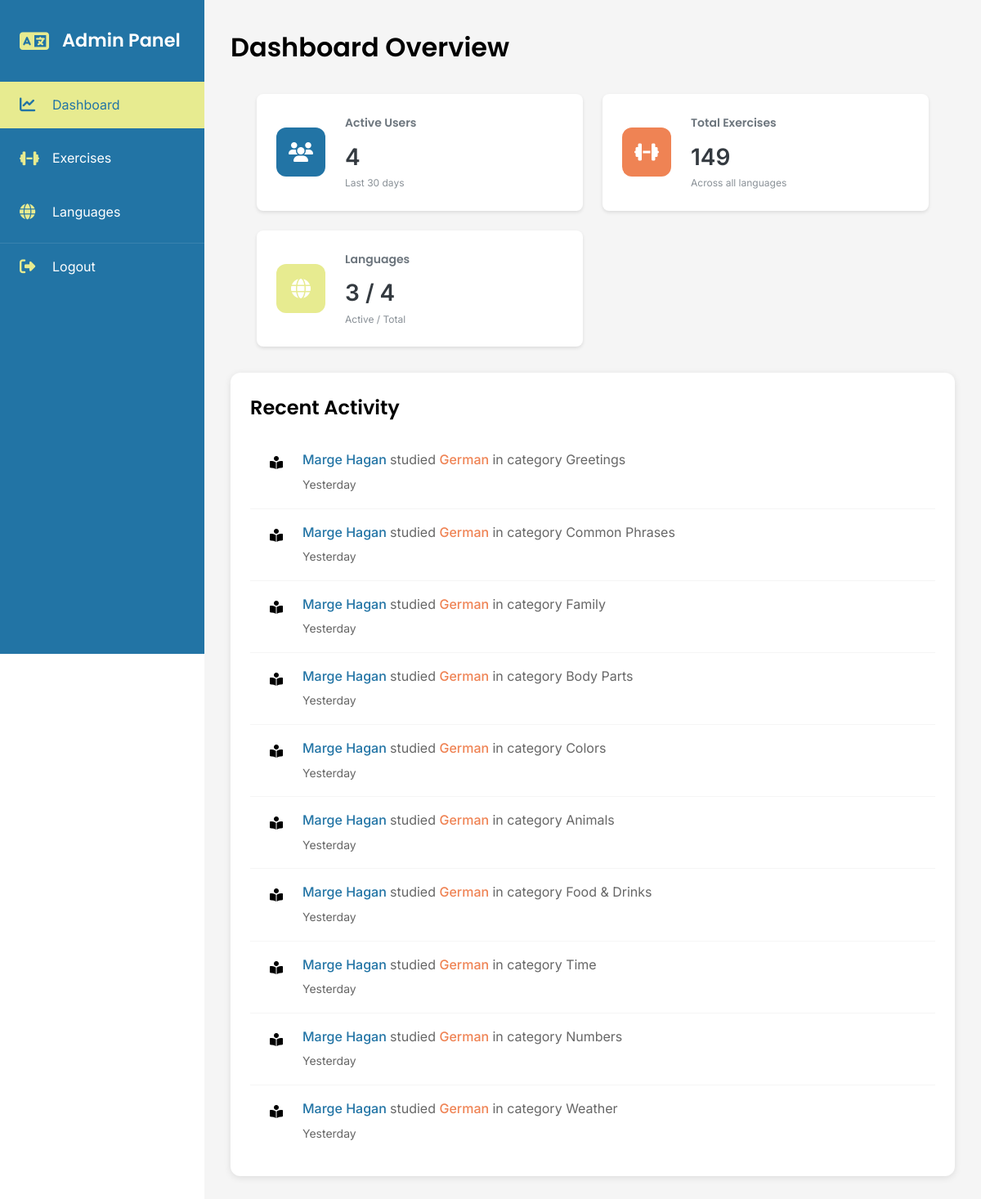
/view/admin/dashboard.php (signed in), run on the app's committed database.
### tables this page shows
CREATE TABLE `user_enrollments` (
  `enrollmentId` int(11) NOT NULL,
  `userId` int(11) NOT NULL,
  `languageId` int(11) NOT NULL,
  `status` enum('active','completed','dropped') NOT NULL DEFAULT 'active',
  `enrollmentDate` timestamp NOT NULL DEFAULT current_timestamp()
);

CREATE TABLE `users` (
  `id` int(11) NOT NULL,
  `firstName` varchar(50) NOT NULL,
  `lastName` varchar(50) NOT NULL,
  `email` varchar(80) NOT NULL,
  `password` varchar(255) NOT NULL,
  `role` enum('admin','teacher','student') NOT NULL DEFAULT 'student',
  `joinDate` timestamp NOT NULL DEFAULT current_timestamp(),
  `is_admin` tinyint(1) DEFAULT 0
);

CREATE TABLE `languages` (
  `languageId` int(11) NOT NULL,
  `languageName` varchar(50) NOT NULL,
  `level` enum('Beginner','Intermediate','Advanced') NOT NULL,
  `description` text DEFAULT NULL,
  `active` tinyint(1) DEFAULT 1,
  `languageCode` varchar(2) NOT NULL DEFAULT 'en'
);

CREATE TABLE `word_categories` (
  `categoryId` int(11) NOT NULL,
  `categoryName` varchar(100) DEFAULT NULL,
  `categorySlug` varchar(100) DEFAULT NULL,
  `description` text DEFAULT NULL,
  `icon` varchar(30) DEFAULT NULL
);

### view/admin/dashboard.php (the view, shortened to what this page needs)
<?php
require_once '../../config/db_connect.php';
$stats = [
    'total_users' => $pdo->query("
        SELECT COUNT(DISTINCT u.id)
        FROM users u
        JOIN user_enrollments ue ON u.id = ue.userId
        WHERE ue.status = 'active'
    ")->fetchColumn(),
    'total_exercises' => $pdo->query("
        SELECT COUNT(*)
        FROM exercise_sets
    ")->fetchColumn(),
    'total_languages' => $pdo->query("
        SELECT
            (SELECT COUNT(*) FROM languages WHERE active = 1) as active,
            (SELECT COUNT(*) FROM languages) as total
    ")->fetch(PDO::FETCH_ASSOC)
];
$recentActivity = $pdo->query("
    SELECT
        u.firstName,
        u.lastName,
        l.languageName,
        wc.categoryName,
        ue.enrollmentDate as startTime
    FROM user_enrollments ue
    JOIN users u ON ue.userId = u.id
    JOIN languages l ON ue.languageId = l.languageId
    JOIN word_categories wc ON wc.categoryId = wc.categoryId
    WHERE ue.status = 'active'
    ORDER BY ue.enrollmentDate DESC
    LIMIT 10
")->fetchAll(PDO::FETCH_ASSOC);
?>
<!DOCTYPE html>
<html lang="en">
<head>
    <link rel="stylesheet" href="https://cdnjs.cloudflare.com/ajax/libs/font-awesome/6.5.1/css/all.min.css">
    <link rel="stylesheet" href="../../assets/css/styles.css">
    <link rel="stylesheet" href="../../assets/css/admin/dashboard.css">
    <?php include 'includes/sidebar.php'; ?>
</head>
<body>
    <div class="admin-container">
        <main class="main-content">
            <header class="content-header">
                <h1>Dashboard Overview</h1>
            </header>
            <div class="stats-grid">
                <div class="stat-card">
                    <div class="stat-icon users">
                        <i class="fas fa-users"></i>
                    </div>
                    <div class="stat-info">
                        <h3>Active Users</h3>
                        <p class="stat-value"><?php echo $stats['total_users']; ?></p>
                        <p class="stat-label">Last 30 days</p>
                    </div>
                </div>
                <div class="stat-card">
                    <div class="stat-icon exercises">
                        <i class="fas fa-dumbbell"></i>
                    </div>
                    <div class="stat-info">
                        <h3>Total Exercises</h3>
                        <p class="stat-value"><?php echo $stats['total_exercises']; ?></p>
                        <p class="stat-label">Across all languages</p>
                    </div>
                </div>
                <div class="stat-card">
                    <div class="stat-icon languages">
                        <i class="fas fa-globe"></i>
                    </div>
                    <div class="stat-info">
                        <h3>Languages</h3>
                        <p class="stat-value"><?php echo $stats['total_languages']['active']; ?> / <?php echo $stats['total_languages']['total']; ?></p>
                        <p class="stat-label">Active / Total</p>
                    </div>
                </div>
            </div>
            <section class="recent-activity">
                <h2>Recent Activity</h2>
                <div class="activity-list">
                    <?php if (empty($recentActivity)): ?>
                        <div class="no-activity">
                            <i class="fas fa-info-circle"></i>
                            <p>No recent activity to display</p>
                        </div>
                    <?php else: ?>
                        <?php foreach ($recentActivity as $activity): ?>
                            <div class="activity-item">
                                <div class="activity-status">
                                    <i class="fas fa-book-reader"></i>
                                </div>
                                <div class="activity-details">
                                    <p class="activity-text">
                                        <span class="user-name">
                                            <?php echo htmlspecialchars($activity['firstName'] . ' ' . $activity['lastName']); ?>
                                        </span>
                                        studied
                                        <span class="language-name">
                                            <?php echo htmlspecialchars($activity['languageName']); ?>
                                        </span>
                                        in category
                                        <span class="category-name">
                                            <?php echo htmlspecialchars($activity['categoryName']); ?>
                                        </span>
                                    </p>
                                    <span class="activity-time">
                                        <?php
                                        $attemptDate = new DateTime($activity['startTime']);
                                        $attemptDate->setTimezone(new DateTimeZone('UTC'));
                                        $now = new DateTime('now', new DateTimeZone('UTC'));
                                        $interval = $now->diff($attemptDate);
                                        if ($interval->days == 0) {
                                            if ($interval->h == 0) {
                                                if ($interval->i == 0) {
                                                    echo 'Just now';
                                                } else {
                                                    echo $interval->i . ' minute' . ($interval->i > 1 ? 's' : '') . ' ago';
                                                }
                                            } else {
                                                echo $interval->h . ' hour' . ($interval->h > 1 ? 's' : '') . ' ago';
                                            }
                                        } else if ($interval->days == 1) {
                                            echo 'Yesterday';
                                        } else if ($interval->days < 7) {
                                            echo $interval->days . ' days ago';
                                        } else {
                                            echo $attemptDate->format('M j, Y');
                                        }
                                        ?>
                                    </span>
                                </div>
                            </div>
                        <?php endforeach; ?>
                    <?php endif; ?>
                </div>
            </section>
        </main>
    </div>
</body>
</html>

### assets/css/styles.css (style rules this page uses)
:root { --ucla-blue: #2274A5; --mindaro: #E7EB90; --coral: #EF8354; --white: #FFFFFF; --black: #000000; --gray-light: #F5F5F5; --gray: #666666; --font-heading: 'Poppins', sans-serif; --font-body: 'Inter', sans-serif; }
* { margin: 0; padding: 0; box-sizing: border-box; }
body { font-family: var(--font-body); line-height: 1.6; color: var(--black); }
h1, h2, h3, h4, h5, h6 { font-family: var(--font-heading); font-weight: 600; }

### assets/css/admin/dashboard.css (style rules this page uses)
:root { --primary: #4A90E2; --secondary: #6C757D; --success: #2ECC71; --warning: #F1C40F; --danger: #E74C3C; --light: #F8F9FA; --dark: #343A40; --white: #FFFFFF; --border: #E9ECEF; --shadow: 0 2px 4px rgba(0,0,0,0.1); }
.admin-container { display: flex; min-height: 100vh; }
.main-content { flex: 1; margin-left: 250px; padding: 2rem; background-color: var(--gray-light); min-height: 100vh; }
.content-header { display: flex; justify-content: space-between; align-items: center; margin-bottom: 2rem; }
.stats-grid { display: grid; grid-template-columns: repeat(auto-fit, minmax(300px, 1fr)); gap: 1.5rem; margin: 2rem; }
.stat-card { background: var(--white); padding: 1.5rem; border-radius: 8px; box-shadow: 0 2px 4px rgba(0,0,0,0.1); display: flex; align-items: center; gap: 1.5rem; }
.stat-icon { width: 60px; height: 60px; border-radius: 12px; display: flex; align-items: center; justify-content: center; font-size: 1.5rem; color: var(--white); }
.stat-icon.users { background: var(--ucla-blue); }
.stat-icon.exercises { background: var(--coral); }
.stat-icon.languages { background: var(--mindaro); }
.stat-info h3 { color: var(--secondary); font-size: 0.875rem; margin-bottom: 0.5rem; }
.stat-value { font-size: 1.75rem; font-weight: 600; color: var(--dark); margin: 0; }
.stat-label { color: var(--secondary); font-size: 0.875rem; margin: 0; }
.recent-activity { background: var(--white); border-radius: 12px; padding: 1.5rem; box-shadow: 0 2px 8px rgba(0,0,0,0.1); margin-top: 2rem; }
.activity-list { margin-top: 1rem; }
.activity-item { display: flex; align-items: flex-start; padding: 1rem; border-bottom: 1px solid var(--gray-light); transition: background-color 0.3s ease; }
.activity-item:last-child { border-bottom: none; }
.activity-status { width: 32px; height: 32px; border-radius: 50%; display: flex; align-items: center; justify-content: center; margin-right: 1rem; }
.activity-details { flex: 1; }
.activity-text { margin-bottom: 0.25rem; color: var(--gray); }
.user-name { color: var(--ucla-blue); font-weight: 500; }
.language-name { color: var(--coral); font-weight: 500; }
.activity-time { font-size: 0.875rem; color: var(--gray); }
.stat-card .stat-value { display: flex; align-items: baseline; gap: 0.5rem; }
.stat-card .stat-label { font-size: 0.75rem; opacity: 0.8; }

### data on the page
user_enrollments: userId.lastName "Marge Hagan", languageId.languageName "German", word_categories.categoryName "Greetings", shows "Yesterday", word_categories.categoryName "Common Phrases", word_categories.categoryName "Family", word_categories.categoryName "Body Parts", word_categories.categoryName "Colors", word_categories.categoryName "Animals", word_categories.categoryName "Food & Drinks", word_categories.categoryName "Time", word_categories.categoryName "Numbers", word_categories.categoryName "Weather"

### other printed values
$stats['total_users'] "4"
$stats['total_exercises'] "149"
$stats['total_languages']['active'] "3"
$stats['total_languages']['total'] "4"
